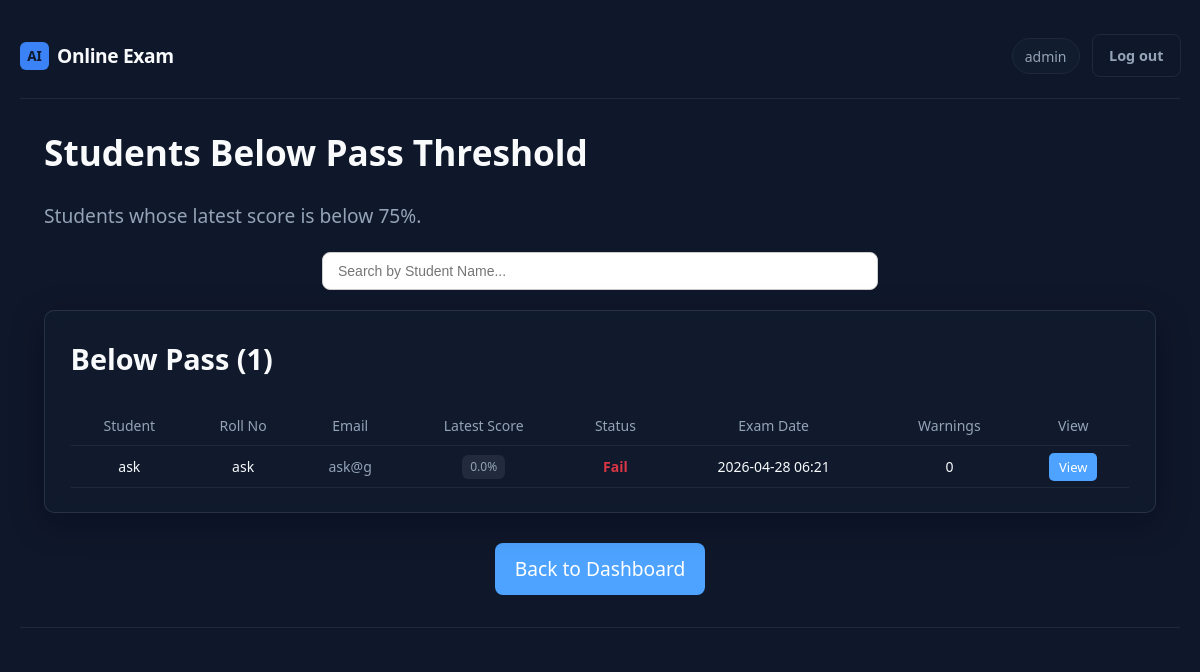
Page /admin/below-pass (signed in) on the committed database.
### app.py (models this page shows)
class User(db.Model):
    __tablename__ = "users"
    id = db.Column(db.Integer, primary_key=True)
    username = db.Column(db.String(80), unique=True, nullable=False)
    email = db.Column(db.String(120), unique=True, nullable=False)
    password_hash = db.Column(db.String(256), nullable=False)
    roll_number = db.Column(db.String(50), unique=True, nullable=True)
    created_at = db.Column(db.DateTime, default=lambda: datetime.now(timezone.utc))
    is_admin = db.Column(db.Boolean, default=False)
    allow_reattempt = db.Column(db.Boolean, default=False)
    exam_access_enabled = db.Column(db.Boolean, default=True)
    exam_completed = db.Column(db.Boolean, default=False)
    admin_role = db.Column(db.String(20), nullable=True)
    is_blocked = db.Column(db.Boolean, default=False)
    block_reason = db.Column(db.String(255))
    attempts = db.relationship("Attempt", backref="user", lazy=True)

class Attempt(db.Model):
    __tablename__ = "attempts"
    id = db.Column(db.Integer, primary_key=True)
    user_id = db.Column(db.Integer, db.ForeignKey("users.id"), nullable=False)
    exam_id = db.Column(db.Integer, db.ForeignKey('exam_history.id'), nullable=True)
    started_at = db.Column(db.DateTime, nullable=False)
    ended_at = db.Column(db.DateTime, nullable=True)
    status = db.Column(db.String(20), default="in_progress")
    score = db.Column(db.Float, nullable=True)
    question_ids_json = db.Column(db.Text, nullable=False)
    current_index = db.Column(db.Integer, default=0)
    time_limit_seconds = db.Column(db.Integer, default=EXAM_TIME_SECONDS)
    tab_switch_count = db.Column(db.Integer, default=0)
    face_missing_warnings = db.Column(db.Integer, default=0)
    warning_count = db.Column(db.Integer, default=0)
    warning_details_json = db.Column(db.Text, nullable=False, default="[]")
    timeline_json = db.Column(db.Text, nullable=False, default="[]")
    student_profile_json = db.Column(db.Text, nullable=False, default="{}")
    cheating_risk = db.Column(db.String(20), nullable=True)

### app.py (the view)
@app.route('/admin/below-pass')
@admin_required
def admin_below_pass():
    try:
        students = User.query.filter_by(is_admin=False).all()
        below_pass = []
        for student in students:
            latest_attempt = Attempt.query.filter_by(user_id=student.id).order_by(Attempt.started_at.desc()).first()
            if latest_attempt and latest_attempt.score is not None and latest_attempt.score < 75:
                below_pass.append({'student': student, 'attempt': latest_attempt})
        return render_template('admin/admin_below_pass.html', below_pass=below_pass)
    except Exception as e:
        return f"Error loading below pass page: {str(e)}"

### app.py (called while the page is built, shortened)
def admin_required(f):
    @wraps(f)
    def decorated(*args, **kwargs):
        if "user_id" not in session:
            return redirect(url_for("admin_login_page"))
        u = db.session.get(User, session["user_id"])
        return f(*args, **kwargs)
    return decorated

### templates/admin/admin_below_pass.html (shortened to what this page needs)
{% extends "base.html" %}
{% block body_class %}page-admin{% endblock %}
{% block content %}
<section class="admin-hero">
  <h1>Students Below Pass Threshold</h1>
  <p class="muted">Students whose latest score is below 75%.</p>
</section>
<div style="display: flex; justify-content: center; margin: 20px 0;">
  <input
    type="text"
    id="belowPassSearch"
    placeholder="Search by Student Name..."
    style="
      width: 50%;
      padding: 10px 15px;
      border-radius: 8px;
      border: 1px solid #ccc;
      outline: none;
      font-size: 14px;
    "
    onkeyup="filterBelowPass()"
  >
</div>
<div class="card admin-section" style="
  width: 100%;
  max-width: 100%;
  height: auto;
  min-height: auto;
  display: block;
  flex: none;
  flex-grow: 0;
  flex-shrink: 0;
">
  <h2>Below Pass ({{ below_pass|length }})</h2>
  {% if below_pass %}
  <div class="table-wrap">
    <table id="belowPassTable" class="data-table">
      <thead>
        <tr>
          <th>Student</th>
          <th>Roll No</th>
          <th>Email</th>
          <th>Latest Score</th>
          <th>Status</th>
          <th>Exam Date</th>
          <th>Warnings</th>
          <th>View</th>
        </tr>
      </thead>
      <tbody>
        {% for item in below_pass %}
        <tr>
          <td>{{ item.student.username }}</td>
          <td>{{ item.student.roll_number }}</td>
          <td class="muted">{{ item.student.email }}</td>
          <td>
            <span class="badge badge-muted">{{ item.attempt.score }}%</span>
          </td>
          <td>
            {% if item.attempt.score >= 75 %}
              <span style="color: #28a745; font-weight: 600;">Pass</span>
            {% else %}
              <span style="color: #dc3545; font-weight: 600;">Fail</span>
            {% endif %}
          </td>
          <td>{{ item.attempt.started_at.strftime('%Y-%m-%d %H:%M') }}</td>
          <td>{{ item.attempt.warning_count or 0 }}</td>
          <td>
            <a href="/admin/report/{{ item.attempt.id }}" style="
              background-color: #4da3ff;
              color: white;
              padding: 5px 10px;
              border-radius: 5px;
              text-decoration: none;
              font-size: 13px;
            ">
              View
            </a>
          </td>
        </tr>
        {% endfor %}
      </tbody>
    </table>
  </div>
  {% else %}
  <p class="muted">No students below pass threshold.</p>
  {% endif %}
</div>
<div style="display: flex; justify-content: center; margin-top: 30px;">
  <a href="/admin" style="
      background-color: #4da3ff;
      color: white;
      padding: 10px 20px;
      border-radius: 8px;
      text-decoration: none;
      font-weight: 500;
      transition: transform 0.2s ease;
  " onmouseover="this.style.transform='scale(1.05)'" onmouseout="this.style.transform='scale(1)'">
    Back to Dashboard
  </a>
</div>
{% endblock %}

### templates/base.html (shortened to what this page needs)
<!DOCTYPE html>
<html lang="en">
<head>
  <link rel="stylesheet" href="{{ url_for('static', filename='css/style.css') }}">
</head>
<body class="{% block body_class %}{% endblock %}">
  <div class="app-shell">
    <header class="top-bar">
      <a href="{% if session.get('is_admin') %}{{ url_for('admin_dashboard') }}{% elif session.get('user_id') %}{{ url_for('dashboard') }}{% else %}{{ url_for('login') }}{% endif %}" class="brand">
        <span class="brand-mark">AI</span>
        <span class="brand-text">Online Exam</span>
      </a>
      {% if session.get('user_id') %}
      <nav class="top-nav">
        <span class="user-pill">{{ session.get('username') }}</span>
        <a href="{{ url_for('admin_logout') }}" class="btn btn-ghost">Log out</a>
      </nav>
      {% endif %}
    </header>
    <div class="full-width-wrapper">
      {% block content %}{% endblock %}
    </div>
    <footer class="site-footer">
    </footer>
  </div>
</body>
</html>

### static/css/style.css (style rules this page uses)
:root { --bg: #0f172a; --bg-elevated: #111c2e; --border: #1e293b; --text: #f8fafc; --muted: #94a3b8; --accent: #3b82f6; --accent-dim: #2563eb; --accent-glow: rgba(59, 130, 246, 0.35); --success: #22c55e; --error: #ef4444; --radius: 10px; --font: "Segoe UI", system-ui, -apple-system, sans-serif; }
*, *::before, *::after { box-sizing: border-box; }
body { margin: 0; min-height: 100vh; font-family: var(--font); background: var(--bg); color: var(--text); font-size: 1.2rem; line-height: 1.65; }
a { color: var(--accent); text-decoration: none; }
.app-shell { max-width: 1080px; margin: 0 auto; padding: 1.65rem 1.25rem 2.5rem; min-height: 100vh; display: flex; flex-direction: column; position: relative; z-index: 1; }
.top-bar { display: flex; align-items: center; justify-content: space-between; padding: 0.5rem 0 1.25rem; border-bottom: 1px solid var(--border); margin-bottom: 1.5rem; }
.brand { display: flex; align-items: center; gap: 0.5rem; color: var(--text); text-decoration: none; }
.brand-mark { background: var(--accent); color: #0f172a; font-weight: 700; padding: 0.2rem 0.45rem; border-radius: 6px; font-size: 0.85rem; }
.brand-text { font-weight: 600; letter-spacing: -0.02em; }
.top-nav { display: flex; align-items: center; gap: 0.75rem; }
.user-pill { font-size: 0.875rem; color: var(--muted); padding: 0.35rem 0.75rem; background: var(--bg-elevated); border-radius: 999px; border: 1px solid var(--border); }
.site-footer { margin-top: 2rem; padding-top: 1rem; border-top: 1px solid var(--border); font-size: 0.8rem; color: var(--muted); text-align: center; }
.muted { color: var(--muted); }
.card { background: rgba(17, 28, 46, 0.72); border: 1px solid rgba(148, 163, 184, 0.18); border-radius: var(--radius); padding: 1.5rem 1.6rem; box-shadow: 0 10px 32px rgba(2, 6, 23, 0.35); backdrop-filter: blur(8px); -webkit-backdrop-filter: blur(8px); transition: transform 0.2s ease, box-shadow 0.2s ease, border-color 0.2s ease; }
.btn { display: inline-flex; align-items: center; justify-content: center; padding: 0.55rem 1rem; border-radius: 8px; font-size: 0.9rem; font-weight: 600; border: 1px solid transparent; cursor: pointer; font-family: inherit; transition: background 0.15s, border-color 0.15s; }
.btn-ghost { background: transparent; color: var(--muted); border-color: var(--border); }
.table-wrap { overflow-x: auto; margin-top: 0.75rem; }
.data-table { width: 100%; border-collapse: collapse; font-size: 0.875rem; }
.data-table th, .data-table td { text-align: center !important; vertical-align: middle; padding: 0.5rem 0.65rem; border-bottom: 1px solid var(--border); }
.data-table th:first-child, .data-table td:first-child { text-align: left; }
.data-table td:nth-child(5), .data-table td:nth-child(6) { text-align: center; }
.data-table th { color: var(--muted); font-weight: 500; }
.badge { display: inline-block; padding: 0.15rem 0.5rem; border-radius: 6px; font-size: 0.75rem; text-transform: capitalize; }
.badge-muted { background: rgba(154, 163, 181, 0.12); color: var(--muted); }
.admin-hero h1 { margin: 0 0 0.35rem; font-size: 2.2rem; font-weight: 800; }
.admin-section h2 { margin-top: 0; }
body.page-admin-portal, body.page-admin-login, body.page-admin { background: #0f172a; }
.btn, .btn-primary, .btn-outline, button, a.btn, a.btn-primary, a.btn-outline { transition: all 0.25s ease; position: relative; }
.dash-stat-card, .card, .highlight-card { transition: all 0.25s ease; }
.btn, button { will-change: transform; }

### templates/base.html (style rules this page uses)
body { margin: 0; padding: 0; }
html, body { width: 100%; overflow-x: hidden; }
.app-shell { width: 100%; max-width: 100%; }
.full-width-wrapper { width: 100%; max-width: 100%; padding-left: 24px; padding-right: 24px; }

### rows in the picture
User: get "admin"
User: student.username "ask", student.roll_number "ask", student.email "ask@g"
Attempt: attempt.score "0.0", attempt.started_at "2026-04-28 06:21", attempt "0"

### other values in the picture
{{ below_pass|length }} "1"
